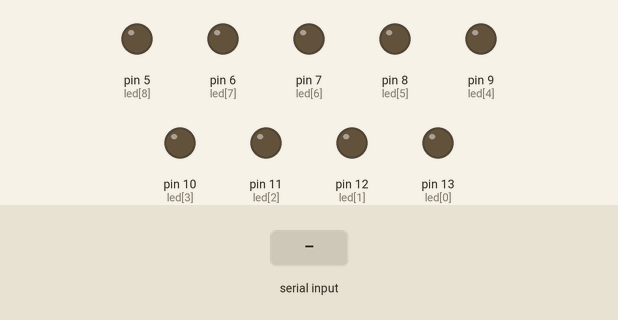
This sketch was run on a simulated Arduino Uno, built with avr-gcc and run on an emulated ATmega328P. On the bench: output pins drawn as LEDs (lit = HIGH). The inputs (shaded band) are chosen by the test bench.

Above: at 1.2 s.
1.3 s: "1" received over Serial
At 2.3 s:
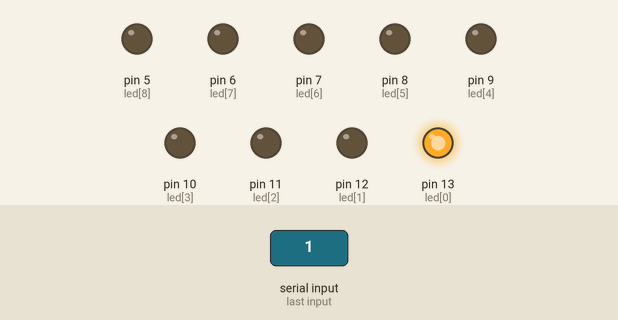
2.8 s: byte 98 ('b') received over Serial
At 3.4 s:
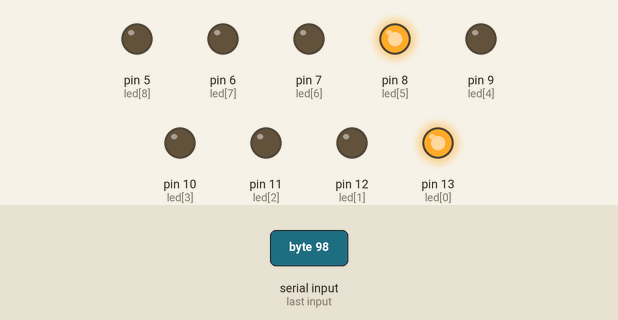
4.3 s: byte 100 ('d') received over Serial
At 4.6 s:
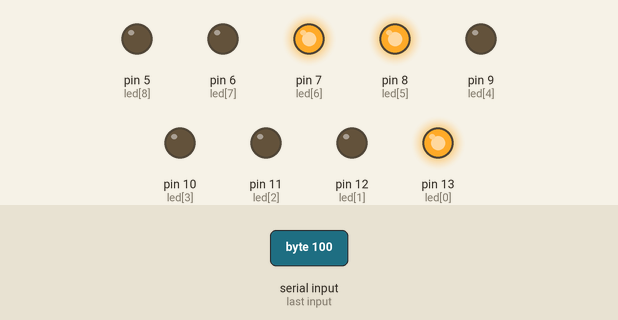
5.8 s: byte 99 ('c') received over Serial
At 6.9 s:
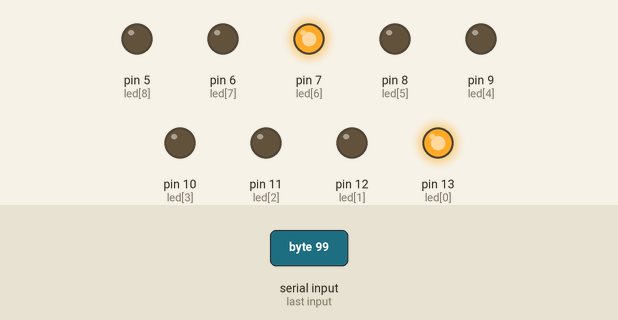
7.3 s: byte 102 ('f') received over Serial
At 8.1 s:
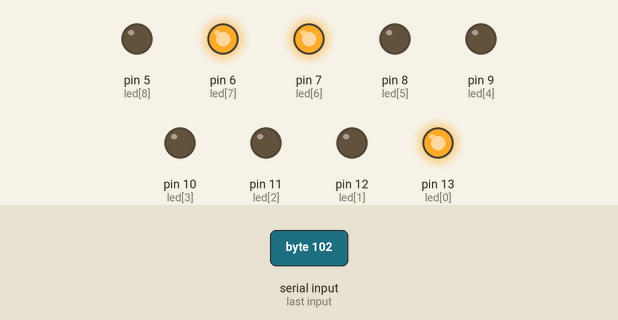
8.8 s: byte 101 ('e') received over Serial
At 9.2 s:
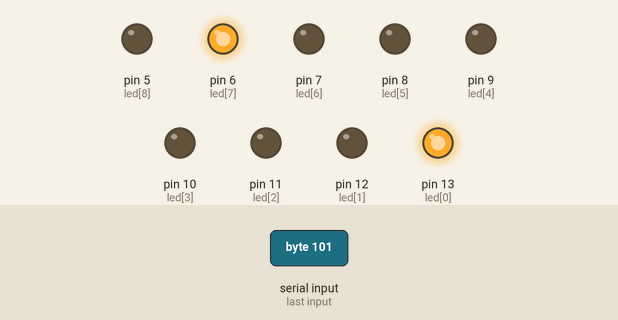
Timing chart, 0 to 11.3 s (numbered marks = the images above; inputs shaded):
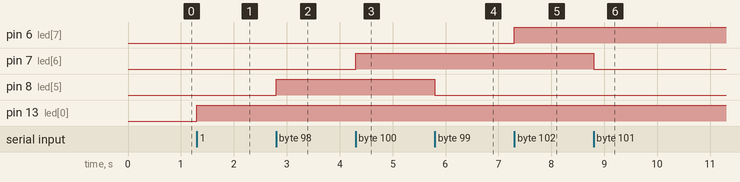

Measured:
- after the input at 1.3 s, pin 13 (led[0]): LOW → HIGH at once
- after the input at 2.8 s, pin 8 (led[5]): LOW → HIGH at once
- after the input at 4.3 s, pin 7 (led[6]): LOW → HIGH at once
- after the input at 5.8 s, pin 8 (led[5]): HIGH → LOW at once
- after the input at 7.3 s, pin 6 (led[7]): LOW → HIGH at once
- after the input at 8.8 s, pin 7 (led[6]): HIGH → LOW at once

The sketch:

ArduinoHaberlesme.ino
```cpp
int led[9]={13,12,11,10,9,8,7,6,5};


void setup() {
  for(int i=0;i<9;i++)
  pinMode(led[i], OUTPUT);
  Serial.begin(9600);
}

void loop() {

  if(Serial.available()){
  int gelen = Serial.read();

  if(gelen=='1')digitalWrite(led[0], HIGH);
  if(gelen=='2')digitalWrite(led[0], LOW);
  if(gelen=='3')digitalWrite(led[1], HIGH);
  if(gelen=='4')digitalWrite(led[1], LOW);
  if(gelen=='5')digitalWrite(led[2], HIGH);
  if(gelen=='6')digitalWrite(led[2], LOW);
  if(gelen=='7')digitalWrite(led[3], HIGH);
  if(gelen=='8')digitalWrite(led[3], LOW);
  if(gelen=='9')digitalWrite(led[4], HIGH);
  if(gelen=='a')digitalWrite(led[4], LOW);
  if(gelen=='b')digitalWrite(led[5], HIGH);
  if(gelen=='c')digitalWrite(led[5], LOW);
  if(gelen=='d')digitalWrite(led[6], HIGH);
  if(gelen=='e')digitalWrite(led[6], LOW);
  if(gelen=='f')digitalWrite(led[7], HIGH);
  if(gelen=='g')digitalWrite(led[7], LOW);
  if(gelen=='h')digitalWrite(led[8], HIGH);
  if(gelen=='i')digitalWrite(led[8], LOW);
  }

}
```
